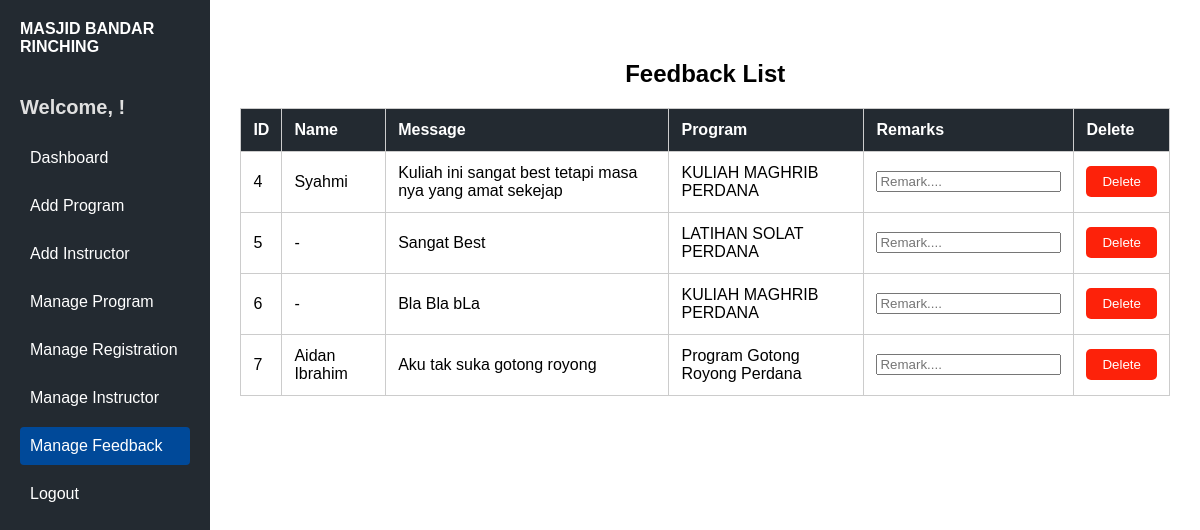
Page /program/feedback/list on the committed database.
### religiousprogram/models.py (models this page shows)
class Feedback(models.Model):
    feedName = models.CharField(max_length=100)
    feedMessage = models.TextField()
    feedProgram = models.ForeignKey(Program, on_delete=models.CASCADE)

class Program(models.Model):
    progTitle = models.CharField(max_length=100)
    progDescription = models.TextField()
    progDate = models.DateField()
    progTime = models.TimeField()
    progInstructor = models.ForeignKey(Instructor, on_delete=models.CASCADE)
    progVenue = models.CharField(max_length=50)
    progCapacity = models.IntegerField()
    progRegistration = models.BooleanField(default=False)

### religiousprogram/views.py (the view)
# urls.py: path("feedback/list", views.dashboard_feedback, name="dashboard_feedback")
def dashboard_feedback(request):
    feedback = Feedback.objects.all()
    return render(request, 'dashboard_feedback.html', {'feedback': feedback})

### religiousprogram/templates/dashboard_feedback.html (shortened to what this page needs)
<!DOCTYPE html>
<html lang="en">
<head>
</head>
<body>
    <div class="container">
        <aside class="sidebar">
            <div class="brand">
                <strong>MASJID BANDAR RINCHING</strong>
            </div>
            <div class="welcome-msg">
                Welcome, {{ request.user.username }}!
            </div>
                <nav>
                <a href="{% url 'admin_dashboard' %}">Dashboard</a>
                <a href="{% url 'addprogram' %}">Add Program</a>
                <a href="{% url 'add_instructor' %}">Add Instructor</a>
                <a href="{% url 'dashboard_program' %}">Manage Program</a>
                <a href="{% url 'dashboard_register' %}">Manage Registration</a>
                <a href="{% url 'dashboard_instructor' %}" >Manage Instructor</a>
                <a href="#" class="active">Manage Feedback</a>
                <a href="{% url 'homepage' %}">Logout</a>
            </nav>
        </aside>
        <main class="dashboard">
            <h2>Feedback List</h2>
                <table>
                    <thead>
                        <tr>
                            <th>ID</th>
                            <th>Name</th>
                            <th>Message</th>
                            <th>Program</th>
                            <th>Remarks</th>
                            <th>Delete</th>
                        </tr>
                    </thead>
                    <tbody>
                        {% for feedback in feedback %}
                        <tr>
                            <td>{{ feedback.id }}</td>
                            <td>{{ feedback.feedName }}</td>
                            <td>{{ feedback.feedMessage }}</td>
                            <td>{{ feedback.feedProgram.progTitle }}</td>
                            <td>
                                <input type="text" data-id="{{ feedback.id}}" class="remark-box" placeholder="Remark....">
                            <td><button onclick="deleteFeedback('{{ feedback.id }}')" class="delete">Delete</button></td>
                        </tr>
                        {% endfor %}
                    </tbody>
                </table>
    </main>
</body>
</html>

### religiousprogram/templates/dashboard_feedback.html (style rules this page uses)
body, html { margin: 0; padding: 0; height: 100%; font-family: Arial, Helvetica, sans-serif; }
.container { display: flex; min-height: 100vh; }
.sidebar { width: 220px; background-color: #232a31; color: white; display: flex; flex-direction: column; padding: 20px; gap: 20px; }
.sidebar .brand { font-size: 16px; font-weight: bold; margin-bottom: 20px; }
.sidebar nav { display: flex; flex-direction: column; gap: 10px; }
.sidebar nav a { color: white; text-decoration: none; padding: 10px; border-radius: 4px; }
.sidebar nav a:hover, .sidebar nav a.active { background-color: #004999; }
.sidebar .welcome-msg { font-size: 20px; font-weight: bold; color: #e0e0e0; }
main.dashboard { flex-grow: 1; padding: 40px 30px; width: 100%; }
h2 { text-align: center; }
table { width: 100%; max-width: 1500px; margin: auto; border-collapse: collapse; background: white; }
th,td { padding: 12px; border: 1px solid#ccc; text-align: left; }
th { background: #232a31; color: white; }
button.delete { background-color: #fd220a; color: white; border: none; padding: 8px 16px; border-radius: 5px; cursor: pointer; transition: background-color 0.3s; }

### rows in the picture
Feedback: id "4", feedName "Syahmi", feedMessage "Kuliah ini sangat best tetapi masa nya yang amat sekejap", feedProgram.progTitle "KULIAH MAGHRIB PERDANA"
Feedback: id "5", feedName "-", feedMessage "Sangat Best", feedProgram.progTitle "LATIHAN SOLAT PERDANA"
Feedback: id "6", feedName "-", feedMessage "Bla Bla bLa", feedProgram.progTitle "KULIAH MAGHRIB PERDANA"
Feedback: id "7", feedName "Aidan Ibrahim", feedMessage "Aku tak suka gotong royong", feedProgram.progTitle "Program Gotong Royong Perdana"
